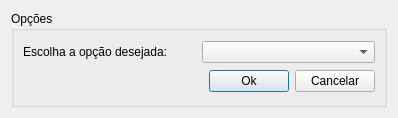
<?xml version="1.0" encoding="UTF-8"?>
<ui version="4.0">
 <class>TelaOpcoes</class>
 <widget class="QDialog" name="TelaOpcoes">
  <property name="windowModality">
   <enum>Qt::WindowModal</enum>
  </property>
  <property name="geometry">
   <rect>
    <x>0</x>
    <y>0</y>
    <width>398</width>
    <height>118</height>
   </rect>
  </property>
  <property name="windowTitle">
   <string>Opções</string>
  </property>
  <property name="locale">
   <locale language="Portuguese" country="Brazil"/>
  </property>
  <layout class="QVBoxLayout" name="verticalLayout">
   <item>
    <widget class="QGroupBox" name="groupBox">
     <property name="title">
      <string>Opções</string>
     </property>
     <layout class="QVBoxLayout" name="verticalLayout_2">
      <item>
       <layout class="QHBoxLayout" name="horizontalLayout">
        <item>
         <widget class="QLabel" name="label">
          <property name="text">
           <string>Escolha a opção desejada:</string>
          </property>
         </widget>
        </item>
        <item>
         <widget class="QComboBox" name="comboOpcoes"/>
        </item>
       </layout>
      </item>
      <item>
       <layout class="QHBoxLayout" name="horizontalLayout_2">
        <item>
         <spacer name="horizontalSpacer">
          <property name="orientation">
           <enum>Qt::Horizontal</enum>
          </property>
          <property name="sizeHint" stdset="0">
           <size>
            <width>40</width>
            <height>20</height>
           </size>
          </property>
         </spacer>
        </item>
        <item>
         <widget class="QPushButton" name="btnOk">
          <property name="text">
           <string>Ok</string>
          </property>
         </widget>
        </item>
        <item>
         <widget class="QPushButton" name="btnCancelar">
          <property name="text">
           <string>Cancelar</string>
          </property>
         </widget>
        </item>
       </layout>
      </item>
     </layout>
    </widget>
   </item>
  </layout>
 </widget>
 <resources/>
 <connections/>
</ui>
